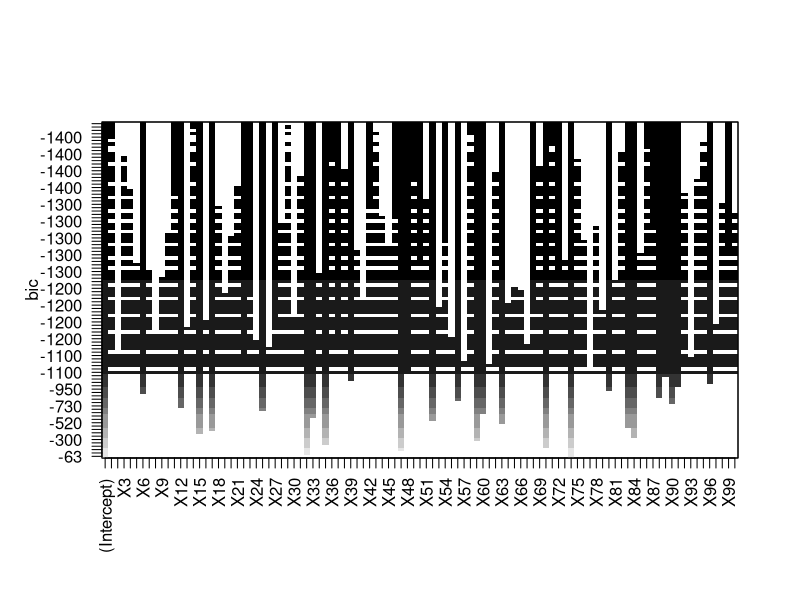

R code for this plot:
# 1. Apprentissage des modèles.
library(MASS) # lda
library('leaps')


make_one_formula <- function(names) {
  # Création de la formule correspondante au modèle i
  f <- "y ~"
  for (name in names) {
    f <- paste(f, "+", name)
  }
  return (f)
}

make_formula <- function(reg.fit) {
  
  Formula <- c()
  for (i in 2:length(summary(reg.fit)$which[1,])-1) {
    
    model <- summary(reg.fit)$which[i,] # Masque du modèle i
    model <- model[2:length(model)] # On ne prend pas la colone (Intercept)
    model.names <- names(model)[model]
    
    names <- model.names[1:length(model.names)]
    f <- make_one_formula(names)
    
    # Ajout de la formule à la liste des formules
    Formula <- append(Formula, f)
  }
  
  return (Formula)
}

X.reg = read.table("TPN1_a22_reg_app.txt")

lm.reg.fit <- regsubsets(y~., data=X.reg, method='backward', nvmax=length(X.reg)-1)
Formula <- make_formula(lm.reg.fit)

lm.reg.fit.summary <- summary(lm.reg.fit)
bic <- lm.reg.fit.summary$outmat[which.min(lm.reg.fit.summary$bic), ]
bic.predicteurs <- names(X.reg)[bic == "*"]
bic.predicteurs <- bic.predicteurs[-length(bic.predicteurs)] # Attention ? enlever le y de la formule lorsque le backward est utilis?
plot(lm.reg.fit, scale="bic")  # 46 predicteurs
f <- make_one_formula(bic.predicteurs)  



reg <- lm(f, data = X.reg)

X.clas = read.table("TPN1_a22_clas_app.txt")
clas <- lda(y ~ ., data = X.clas)

# 2. Création des fonctions de prédiction

prediction_cls <- function(test_set) {
    # Ne pas oublier de charger **à l'intérieur de la fonction** les
    # bibliothèques utilisées.
    library(MASS)

    # Attention à ce que retourne un modèle en prédiction. La lda
    # retourne une liste nommée. On sélectionne donc les classes ici.
    predict(clas, test_set)$class
}

prediction_reg <- function(test_set) {
    predict(reg, test_set)
}


# 3. Sauvegarder sous forme de fichier .Rdata les fonctions
# `prediction_cls` et `prediction_reg` sans changer leur nom et avec
# les mêmes arguments. Sauvegarder également les objets utilisés dans
# ces fonctions (`clas` et `reg` dans l'exemple) !

save("clas", "reg", "prediction_cls", "prediction_reg", file = "env.Rdata")
